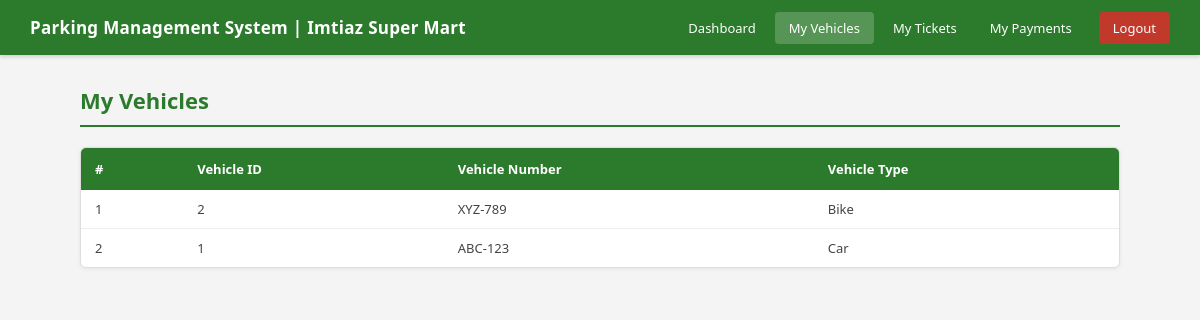
The page /driver/my_vehicle.php (signed in) on the database its author committed.
### tables this page shows
CREATE TABLE IF NOT EXISTS Vehicle (
    Vehicle_ID     INT AUTO_INCREMENT PRIMARY KEY,
    Vehicle_Number VARCHAR(50) NOT NULL UNIQUE,
    Vehicle_Type   VARCHAR(50) NOT NULL,
    User_ID        INT NOT NULL,
    FOREIGN KEY (User_ID) REFERENCES Driver(User_ID) ON DELETE CASCADE
);

### driver/my_vehicle.php (the view, shortened to what this page needs)
<?php
require_once '../db.php';
$user_id = $_SESSION['user_id'];
$stmt = $conn->prepare("SELECT * FROM Vehicle WHERE User_ID = ? ORDER BY Vehicle_ID DESC");
$stmt->bind_param("i", $user_id);
$stmt->execute();
$vehicles = $stmt->get_result();
?>
<!DOCTYPE html>
<html lang="en">
<head>
    <link rel="stylesheet" href="../style.css">
</head>
<body>
<nav class="navbar">
    <div class="brand">Parking Management System | Imtiaz Super Mart</div>
    <div class="nav-links">
        <a href="dashboard.php">Dashboard</a>
        <a href="my_vehicle.php" class="active">My Vehicles</a>
        <a href="my_tickets.php">My Tickets</a>
        <a href="my_payments.php">My Payments</a>
        <a href="../logout.php" class="logout">Logout</a>
    </div>
</nav>
<div class="page-container">
    <div class="page-title">My Vehicles</div>
    <div class="table-wrapper">
        <table>
            <thead>
                <tr>
                    <th>#</th>
                    <th>Vehicle ID</th>
                    <th>Vehicle Number</th>
                    <th>Vehicle Type</th>
                </tr>
            </thead>
            <tbody>
            <?php
            $i = 1;
            while ($row = $vehicles->fetch_assoc()):
            ?>
                <tr>
                    <td><?php echo $i++; ?></td>
                    <td><?php echo $row['Vehicle_ID']; ?></td>
                    <td><?php echo htmlspecialchars($row['Vehicle_Number']); ?></td>
                    <td><?php echo htmlspecialchars($row['Vehicle_Type']); ?></td>
                </tr>
            <?php endwhile; ?>
            </tbody>
        </table>
    </div>
</div>
</body>
</html>

### style.css (style rules this page uses)
* { margin: 0; padding: 0; box-sizing: border-box; }
body { font-family: 'Segoe UI', Tahoma, Geneva, Verdana, sans-serif; background-color: #f4f4f4; color: #333; font-size: 15px; }
a { text-decoration: none; color: inherit; }
.navbar { background-color: #2c7a2c; color: #fff; padding: 0 30px; display: flex; align-items: center; justify-content: space-between; height: 55px; box-shadow: 0 2px 4px rgba(0,0,0,0.15); }
.navbar .brand { font-size: 17px; font-weight: 700; letter-spacing: 0.3px; }
.navbar .nav-links { display: flex; gap: 5px; align-items: center; }
.navbar .nav-links a { color: #fff; padding: 7px 14px; border-radius: 4px; font-size: 13px; transition: background 0.2s; }
.navbar .nav-links a:hover, .navbar .nav-links a.active { background-color: rgba(255,255,255,0.2); }
.navbar .nav-links a.logout { background-color: #c0392b; margin-left: 8px; }
.page-container { padding: 30px; max-width: 1100px; margin: 0 auto; }
.page-title { font-size: 22px; font-weight: 700; color: #2c7a2c; margin-bottom: 20px; padding-bottom: 10px; border-bottom: 2px solid #2c7a2c; }
.table-wrapper { background-color: #fff; border: 1px solid #ddd; border-radius: 6px; overflow: auto; box-shadow: 0 1px 4px rgba(0,0,0,0.07); }
table { width: 100%; border-collapse: collapse; }
table thead { background-color: #2c7a2c; color: #fff; }
table thead th { padding: 12px 14px; text-align: left; font-size: 13px; font-weight: 600; }
table tbody tr { border-bottom: 1px solid #eee; }
table tbody tr:last-child { border-bottom: none; }
table tbody td { padding: 10px 14px; font-size: 13px; color: #444; }

### rows shown on the page
vehicle: Vehicle_ID "2", Vehicle_Number "XYZ-789", Vehicle_Type "Bike"
vehicle: Vehicle_ID "1", Vehicle_Number "ABC-123", Vehicle_Type "Car"
